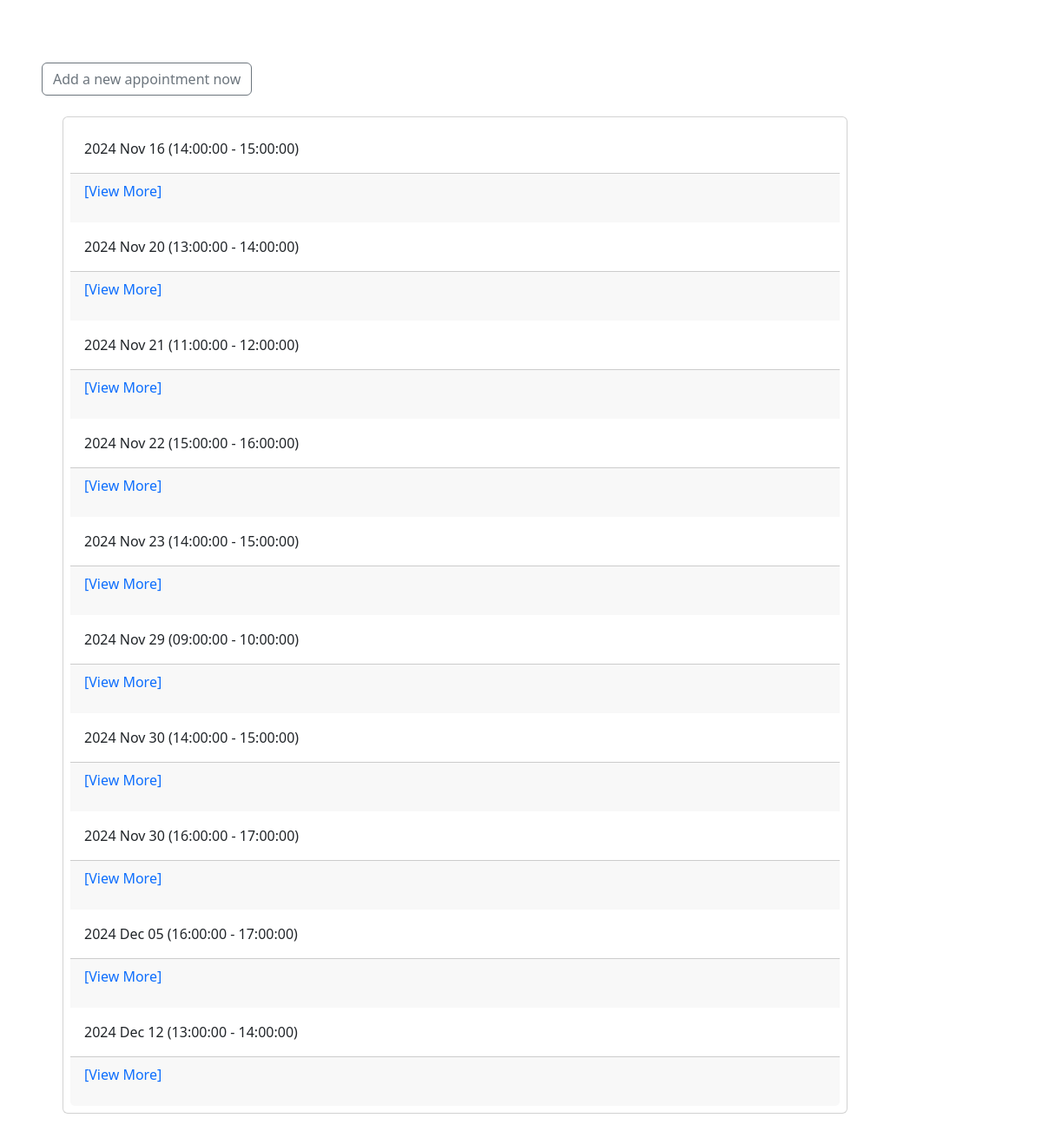
/appointments/ (signed in), run on the app's committed database.
### appointments/models.py (models this page shows)
class Appointment(models.Model):
    date = models.DateField()
    slot = models.ForeignKey('slots.Slot', on_delete=models.CASCADE, related_name='slot')
    user = models.ForeignKey(
        settings.AUTH_USER_MODEL, on_delete=models.CASCADE, related_name='echos'
    )
    class Meta:
        unique_together = [ 'date', 'slot' ]
        ordering = [ 'date', 'slot' ]

### slots/models.py (models this page shows)
class Slot(models.Model):
    start_at = models.TimeField()
    end_at = models.TimeField()
    class Meta:
        unique_together = [ 'start_at', 'end_at' ]
        ordering = [ 'start_at', 'end_at' ]
    def __str__(self):
        return f'{self.start_at} - {self.end_at}'

### appointments/views.py (the view)
# urls.py: path('', views.appointment_list, name='appointment-list'),
@login_required
def appointment_list(request: HttpRequest) -> HttpResponse:
    appointments = Appointment.objects.filter(user=request.user)
    return render(request, 'appointments/appointment_list.html', dict(appointments=appointments))

### appointments/templates/appointments/appointment_list.html (shortened to what this page needs)
{% extends "base.html" %}
{% block main %}
  <div class="container mt-5">
    <a href="{% url 'appointments:add-appointment' %}">
      <button type="button" class="btn btn-outline-secondary w-15 ">Add a new appointment now</button>
    </a>
    <div class="card m-4 p-2">
      {% for appointment in appointments %}
      <div class="card-body">
        <p class="card-text">{{ appointment.date|date:"Y M d" }} ({{ appointment.slot }})</p>
      </div>
      <div class="card-footer text-muted">
        <p><a href="{% url 'appointments:appointment-detail' appointment.pk %}" class="text-decoration-none">
          [View More]
        </a></p>
      </div>
      {% empty %}
      <div class="text-center">
        <h4>There are no appointments right now</h4>
      </div>
      {% endfor %}
    </div>
  </div>
{% endblock main %}

### data on the page
Appointment: date "2024 Nov 16", slot "14:00:00 - 15:00:00"
Appointment: date "2024 Nov 20", slot "13:00:00 - 14:00:00"
Appointment: date "2024 Nov 21", slot "11:00:00 - 12:00:00"
Appointment: date "2024 Nov 22", slot "15:00:00 - 16:00:00"
Appointment: date "2024 Nov 23", slot "14:00:00 - 15:00:00"
Appointment: date "2024 Nov 29", slot "09:00:00 - 10:00:00"
Appointment: date "2024 Nov 30", slot "14:00:00 - 15:00:00"
Appointment: date "2024 Nov 30", slot "16:00:00 - 17:00:00"
Appointment: date "2024 Dec 05", slot "16:00:00 - 17:00:00"
Appointment: date "2024 Dec 12", slot "13:00:00 - 14:00:00"
